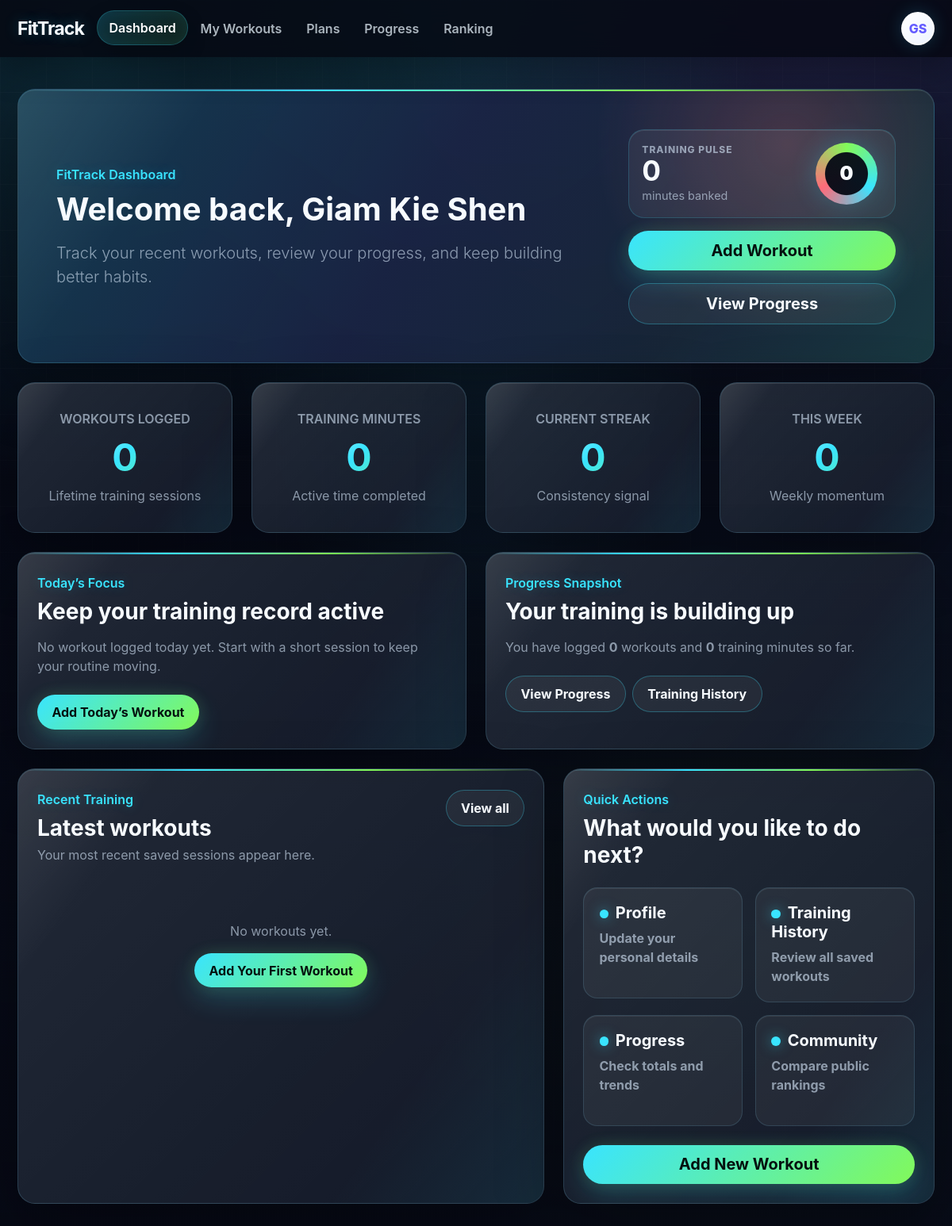
Before: /dashboard (signed in) with the older database file.
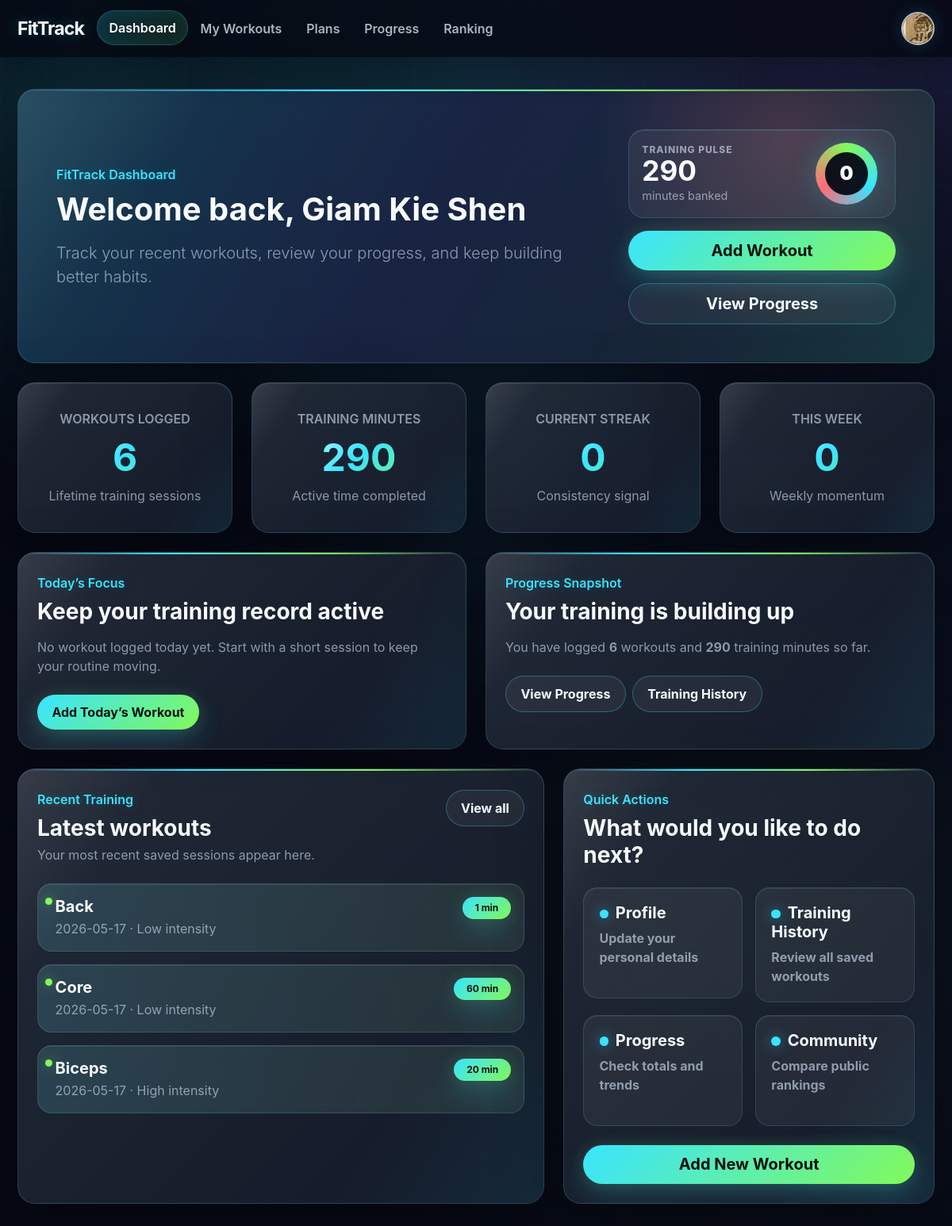
After: the same page with the newer database file.
### app.py (models this page shows, shortened)
class User(db.Model):
    __tablename__ = "users"
    id = db.Column(db.Integer, primary_key=True)
    name = db.Column(db.String(100), nullable=False)
    email = db.Column(db.String(120), unique=True, nullable=False)
    password_hash = db.Column(db.String(255), nullable=False)
    goal = db.Column(db.String(200), nullable=True)
    member_since = db.Column(db.String(50), nullable=True)
    location = db.Column(db.String(100), nullable=True)
    avatar_filename = db.Column(db.String(255), nullable=True)
    daily_minutes_goal = db.Column(db.Integer, nullable=False, default=20)
    weight_goal_kg = db.Column(db.Float, nullable=True)
    show_public_profile = db.Column(db.Boolean, nullable=False, default=True)
    show_public_fitness = db.Column(db.Boolean, nullable=False, default=True)
    workouts = db.relationship(
        "Workout",
        backref="owner",
        lazy=True,
        cascade="all, delete-orphan"
    )
    plan_recommendations = db.relationship(
        "PlanRecommendation",
        backref="owner",
        lazy=True,
        cascade="all, delete-orphan"
    )

class Workout(db.Model):
    __tablename__ = "workouts"
    id = db.Column(db.Integer, primary_key=True)
    date = db.Column(db.String(20), nullable=False)
    type = db.Column(db.String(50), nullable=False)
    duration = db.Column(db.Integer, nullable=False)
    intensity = db.Column(db.String(20), nullable=False)
    notes = db.Column(db.Text, nullable=True)
    started_at = db.Column(db.DateTime, nullable=True)
    finished_at = db.Column(db.DateTime, nullable=True)
    user_id = db.Column(db.Integer, db.ForeignKey("users.id"), nullable=False)
    sets = db.relationship(
        "WorkoutSet",
        backref="workout",
        lazy=True,
        cascade="all, delete-orphan"
    )

### app.py (the view)
@app.route("/dashboard")
def dashboard():
    if not is_logged_in():
        return redirect(url_for("login"))
    user = current_user()
    if user is None:
        session.clear()
        return redirect(url_for("login"))
    recent_workout_objects = (
        Workout.query
        .filter_by(user_id=user.id)
        .order_by(Workout.date.desc(), Workout.id.desc())
        .limit(3)
        .all()
    )
    recent_workouts = [
        workout_to_dict(workout)
        for workout in recent_workout_objects
    ]
    statistics = get_statistics(user)
    return render_template(
        "dashboard.html",
        email=user.email,
        recent_workouts=recent_workouts,
        statistics=statistics,
    )

### app.py (called while the page is built)
def is_logged_in():
    return "user_id" in session

def current_user():
    if "user_id" not in session:
        return None
    return db.session.get(User, session["user_id"])

def user_to_profile_dict(user):
    return {
        "name": user.name,
        "email": user.email,
        "goal": user.goal or "No goal set yet.",
        "member_since": user.member_since or "Unknown",
        "location": user.location or "Not set",
        "avatar_filename": user.avatar_filename,
        "show_public_profile": bool(user.show_public_profile),
        "show_public_fitness": bool(user.show_public_fitness),
    }

@app.context_processor
def inject_nav_profile():
    user = current_user()
    if user is None:
        return {
            "nav_profile": None,
            "nav_email": None,
        }
    return {
        "nav_profile": user_to_profile_dict(user),
        "nav_email": user.email,
    }

def workout_to_dict(workout):
    return {
        "id": workout.id,
        "date": workout.date,
        "type": workout.type,
        "duration": workout.duration,
        "intensity": workout.intensity,
        "notes": workout.notes or "No notes added.",
    }

### templates/dashboard.html (shortened to what the changed rows need)
<!doctype html>
<html lang="en">
<head>
    <link
        href="https://cdn.jsdelivr.net/npm/bootstrap@5.3.3/dist/css/bootstrap.min.css"
        rel="stylesheet"
    >
    <link
        rel="stylesheet"
        href="{{ url_for('static', filename='css/styles.css') }}"
    >
</head>
<body class="premium-app-page dashboard-page">
<header>
    <nav class="navbar navbar-expand-lg navbar-dark bg-success">
        <div class="container">
            <div class="collapse navbar-collapse" id="appNav">
                <div class="d-flex align-items-center mt-3 mt-lg-0">
                    <div class="dropdown">
                        <button
                            class="btn p-0 border-0 bg-transparent profile-dropdown-toggle"
                            type="button"
                            data-bs-toggle="dropdown"
                            aria-expanded="false"
                            aria-label="Open profile menu"
                        >
                            {% if nav_profile and nav_profile.avatar_filename %}
                                <img
                                    src="{{ url_for('static', filename='uploads/' ~ nav_profile.avatar_filename) }}"
                                    alt="Profile"
                                    class="profile-icon"
                                >
                            {% else %}
                                <span class="profile-icon profile-icon-fallback">
                                    {% if nav_profile and nav_profile.name %}
                                        {% set name_parts = nav_profile.name.split() %}
                                        {{ name_parts[0][0]|upper }}{% if name_parts|length > 1 %}{{ name_parts[-1][0]|upper }}{% endif %}
                                    {% elif nav_email %}
                                        {{ nav_email[0]|upper }}
                                    {% else %}
                                        U
                                    {% endif %}
                                </span>
                            {% endif %}
                        </button>
                    </div>
                </div>
            </div>
        </div>
    </nav>
</header>
<main class="py-5">
    <div class="container">
        <section class="card border-0 shadow-sm hero-card mb-4 premium-reveal">
            <div class="card-body p-4 p-lg-5">
                <div class="row align-items-center g-4">
                    <div class="col-lg-8">
                        <p class="fw-semibold premium-kicker mb-2">
                            FitTrack Dashboard
                        </p>
                        <h1 class="display-6 fw-bold mb-3">
                            Welcome back{% if nav_profile and nav_profile.name %}, {{ nav_profile.name }}{% endif %}
                        </h1>
                        <p class="lead text-muted mb-0">
                            Track your recent workouts, review your progress, and keep building better habits.
                        </p>
                    </div>
                    <div class="col-lg-4">
                        <div class="dashboard-pulse-panel mb-3">
                            <div>
                                <span class="dashboard-pulse-label">Training pulse</span>
                                <strong>{{ statistics.total_minutes }}</strong>
                                <span>minutes banked</span>
                            </div>
                        </div>
                    </div>
                </div>
            </div>
        </section>
        <section class="row g-4 mb-4">
            <div class="col-md-6 col-xl-3">
                <div class="card border-0 shadow-sm h-100 stat-card premium-reveal premium-delay-1">
                    <div class="card-body text-center p-4">
                        <h2 class="display-5 fw-bold mb-2">
                        </h2>
                    </div>
                </div>
            </div>
            <div class="col-md-6 col-xl-3">
                <div class="card border-0 shadow-sm h-100 stat-card premium-reveal premium-delay-2">
                    <div class="card-body text-center p-4">
                        <h2 class="display-5 fw-bold mb-2">
                        </h2>
                    </div>
                </div>
            </div>
            <div class="col-md-6 col-xl-3">
                <div class="card border-0 shadow-sm h-100 stat-card premium-reveal premium-delay-3">
                    <div class="card-body text-center p-4">
                        <h2 class="display-5 fw-bold mb-2">
                        </h2>
                    </div>
                </div>
            </div>
            <div class="col-md-6 col-xl-3">
                <div class="card border-0 shadow-sm h-100 stat-card premium-reveal premium-delay-4">
                    <div class="card-body text-center p-4">
                        <h2 class="display-5 fw-bold mb-2">
                        </h2>
                    </div>
                </div>
            </div>
        </section>
        <section class="row g-4 mb-4">
            <div class="col-lg-6">
                <div class="card border-0 shadow-sm h-100 dashboard-info-card premium-reveal premium-delay-1">
                    <div class="card-body p-4">
                        <h2 class="h3 fw-bold mb-3">
                            Keep your training record active
                        </h2>
                    </div>
                </div>
            </div>
            <div class="col-lg-6">
                <div class="card border-0 shadow-sm h-100 dashboard-info-card premium-reveal premium-delay-2">
                    <div class="card-body p-4">
                        <h2 class="h3 fw-bold mb-3">
                            Your training is building up
                        </h2>
                        <p class="text-muted mb-4">
                            You have logged
                            <strong>{{ statistics.total_workouts }}</strong>
                            workouts and
                            <strong>{{ statistics.total_minutes }}</strong>
                            training minutes so far.
                        </p>
                    </div>
                </div>
            </div>
        </section>
        <section class="row g-4">
            <div class="col-lg-7">
                <div class="card border-0 shadow-sm h-100 dashboard-info-card premium-reveal premium-delay-2">
                    <div class="card-body p-4">
                        <div class="d-flex justify-content-between align-items-start gap-3 mb-4">
                            <div>
                                <h2 class="h3 fw-bold mb-1">
                                    Latest workouts
                                </h2>
                            </div>
                        </div>
                        {% if recent_workouts %}
                            <div class="d-grid gap-3">
                                {% for workout in recent_workouts %}
                                    <div class="recent-workout-item dashboard-timeline-item p-3 rounded-4 border">
                                        <div class="d-flex justify-content-between align-items-start gap-3">
                                            <div>
                                                <h3 class="h5 fw-bold mb-1">
                                                    {{ workout.type }}
                                                </h3>
                                                <p class="text-muted mb-0">
                                                    {{ workout.date }} · {{ workout.intensity }} intensity
                                                </p>
                                            </div>
                                            <span class="badge text-bg-success rounded-pill px-3 py-2">
                                                {{ workout.duration }} min
                                            </span>
                                        </div>
                                    </div>
                                {% endfor %}
                            </div>
                        {% else %}
                            <div class="text-center text-muted py-5">
                                <p class="mb-3">No workouts yet.</p>
                                <a href="{{ url_for('add_workout') }}" class="btn btn-success">
                                    Add Your First Workout
                                </a>
                            </div>
                        {% endif %}
                    </div>
                </div>
            </div>
            <div class="col-lg-5">
                <div class="card border-0 shadow-sm h-100 dashboard-info-card premium-reveal premium-delay-3">
                    <div class="card-body p-4">
                        <h2 class="h3 fw-bold mb-4">
                            What would you like to do next?
                        </h2>
                    </div>
                </div>
            </div>
        </section>
    </div>
</main>
</body>
</html>

Changed rows visible on the page:
changed User "Giam Kie Shen": avatar_filename: picture added
added Workout: type "Back", date "2026-05-17", intensity "Low", duration "1"
added Workout: type "Core", date "2026-05-17", intensity "Low", duration "60"
added Workout: type "Biceps", date "2026-05-17", intensity "High", duration "20"
Other visible differences:
{{ statistics.total_minutes }}: "0" → "290"
{{ statistics.total_workouts }}: "0" → "6"
{{ name_parts[0][0]|upper }}: "G" → (not shown)
{{ name_parts[-1][0]|upper }}: "S" → (not shown)
text no longer shown: "No workouts yet. Add Your First Workout"
